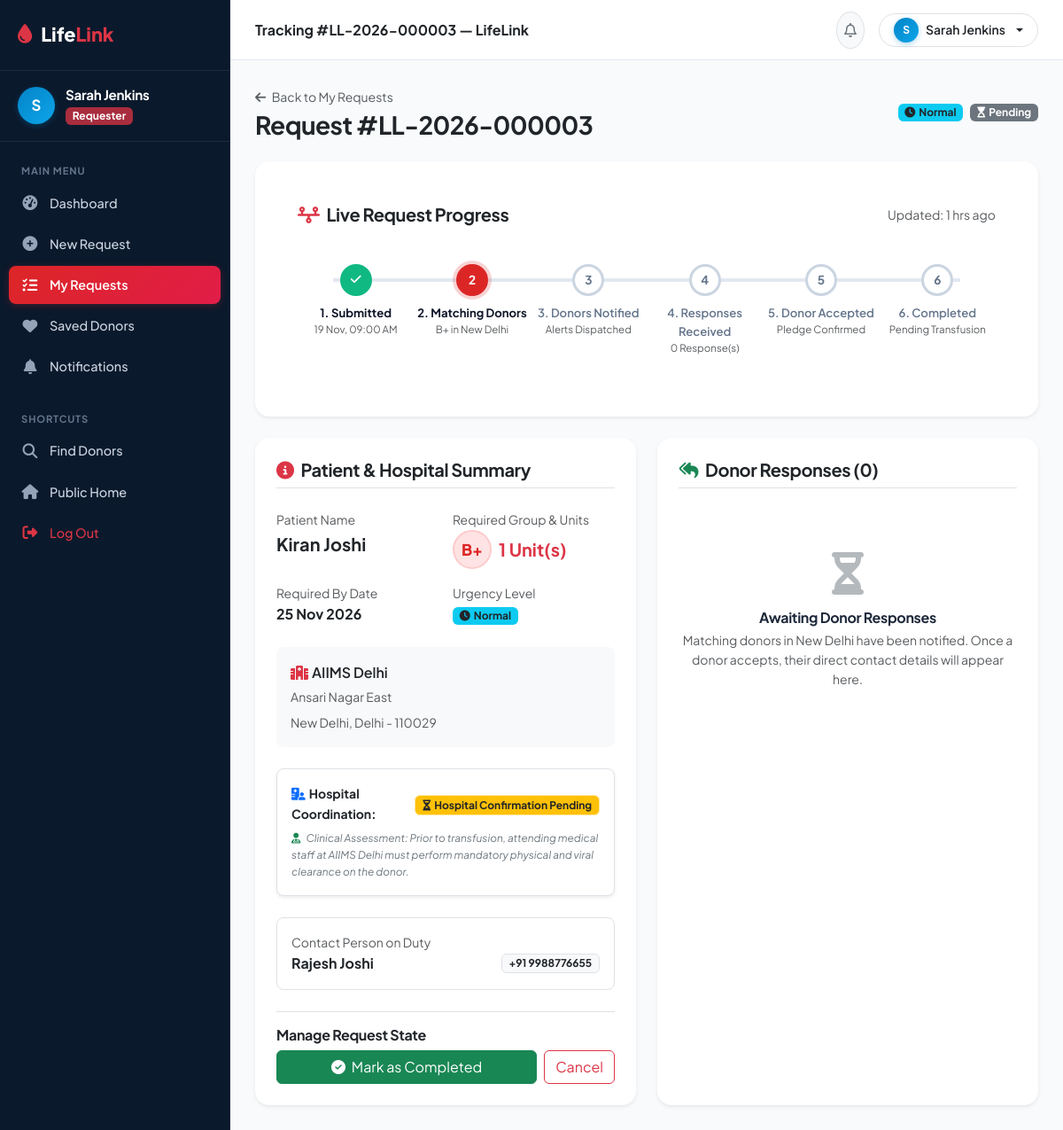
The app's page /requester/request_details.php?id=3 (signed in) with its own data.
### tables this page shows
CREATE TABLE IF NOT EXISTS `blood_requests` (
  `request_id` INT AUTO_INCREMENT PRIMARY KEY,
  `unique_request_number` VARCHAR(30) UNIQUE NOT NULL,
  `requester_id` INT NOT NULL,
  `patient_name` VARCHAR(100) NOT NULL,
  `blood_group` ENUM('A+', 'A-', 'B+', 'B-', 'AB+', 'AB-', 'O+', 'O-') NOT NULL,
  `units_required` INT NOT NULL DEFAULT 1,
  `hospital_name` VARCHAR(150) NOT NULL,
  `hospital_address` TEXT NOT NULL,
  `state` VARCHAR(100) NOT NULL,
  `city` VARCHAR(100) NOT NULL,
  `pin_code` VARCHAR(20) NOT NULL,
  `required_date` DATE NOT NULL,
  `urgency` ENUM('Normal', 'Urgent', 'Emergency') DEFAULT 'Normal',
  `additional_information` TEXT NULL,
  `contact_person` VARCHAR(100) NOT NULL,
  `contact_phone` VARCHAR(20) NOT NULL,
  `status` ENUM('Pending', 'Donors Notified', 'Donor Response Received', 'Accepted', 'In Progress', 'Completed', 'Cancelled') DEFAULT 'Pending',
  `hospital_confirmed` TINYINT(1) DEFAULT 0,
  `hospital_confirmed_at` TIMESTAMP NULL,
  `hospital_notes` TEXT NULL,
  `created_at` TIMESTAMP DEFAULT CURRENT_TIMESTAMP,
  `updated_at` TIMESTAMP DEFAULT CURRENT_TIMESTAMP ON UPDATE CURRENT_TIMESTAMP,
  CONSTRAINT `fk_requests_requester` FOREIGN KEY (`requester_id`) REFERENCES `users` (`user_id`) ON DELETE CASCADE
);

### requester/request_details.php (the view, shortened to what this page needs)
<?php
require_once __DIR__ . '/../includes/functions.php';
require_once __DIR__ . '/../includes/auth.php';
$currentUser = getCurrentUser();
$userId = $currentUser['user_id'];
$requestId = (int)($_GET['id'] ?? 0);
$stmt = $db->prepare("SELECT * FROM blood_requests WHERE request_id = ? AND requester_id = ?");
$stmt->execute([$requestId, $userId]);
$req = $stmt->fetch();
$respStmt = $db->prepare("SELECT rr.*, d.blood_group, d.city as donor_city, d.badges, u.full_name as donor_name, u.phone as donor_phone
                          FROM request_responses rr
                          JOIN donors d ON rr.donor_id = d.donor_id
                          JOIN users u ON d.user_id = u.user_id
                          WHERE rr.request_id = ?
                          ORDER BY (rr.response_status = 'Accepted') DESC, rr.response_date DESC");
$respStmt->execute([$requestId]);
$responses = $respStmt->fetchAll();
$timelineStage = 1;
if ($req['status'] === 'Pending') {
    $timelineStage = 2;
} elseif ($req['status'] === 'Donors Notified') {
    $timelineStage = 3;
} elseif ($req['status'] === 'Donor Response Received') {
    $timelineStage = 4;
} elseif (in_array($req['status'], ['Accepted', 'In Progress'])) {
    $timelineStage = 5;
} elseif ($req['status'] === 'Completed') {
    $timelineStage = 6;
}
require_once __DIR__ . '/../includes/header.php';
?>
<div class="dashboard-layout">
    <?php require_once __DIR__ . '/../includes/dashboard_sidebar.php'; ?>
    <div class="dashboard-main">
        <?php require_once __DIR__ . '/../includes/dashboard_topbar.php'; ?>
        <div class="dashboard-body">
            <div class="d-flex flex-wrap justify-content-between align-items-center mb-4">
                <div>
                    <a href="<?= BASE_URL ?>/requester/my_requests.php" class="text-muted small d-inline-block mb-1">
                        <i class="fa-solid fa-arrow-left me-1"></i> Back to My Requests
                    </a>
                    <h3 class="fw-bold mb-0 text-dark">
                        Request #<?= htmlspecialchars($req['unique_request_number']) ?>
                    </h3>
                </div>
                <div class="d-flex align-items-center gap-2 mt-2 mt-sm-0">
                    <?= getUrgencyBadge($req['urgency']) ?>
                    <?= getStatusBadge($req['status']) ?>
                </div>
            </div>
            <div class="card border-0 shadow-sm rounded-4 p-4 p-md-5 bg-white mb-4">
                <div class="d-flex justify-content-between align-items-center mb-4">
                    <h5 class="fw-bold text-dark mb-0"><i class="fa-solid fa-timeline text-danger me-2"></i>Live Request Progress</h5>
                    <small class="text-muted">Updated: <?= timeAgo($req['updated_at']) ?></small>
                </div>
                <?php if ($req['status'] === 'Cancelled'): ?>
                    <div class="alert alert-dark text-center py-4 mb-0">
                        <i class="fa-solid fa-ban fa-2x mb-2 text-secondary"></i>
                        <h6 class="fw-bold mb-1">Request Cancelled</h6>
                        <small class="text-muted">This blood request was cancelled by the requester.</small>
                    </div>
                <?php else: ?>
                    <div class="tracking-timeline">
                        <div class="timeline-step <?= $timelineStage >= 1 ? 'completed' : '' ?>">
                            <div class="step-node"><i class="fa-solid fa-check"></i></div>
                            <div class="step-label">1. Submitted</div>
                            <small class="text-muted d-block" style="font-size: 0.72rem;"><?= date('d M, h:i A', strtotime($req['created_at'])) ?></small>
                        </div>
                        <div class="timeline-step <?= $timelineStage > 2 ? 'completed' : ($timelineStage == 2 ? 'active' : '') ?>">
                            <div class="step-node"><?= $timelineStage > 2 ? '<i class="fa-solid fa-check"></i>' : '2' ?></div>
                            <div class="step-label">2. Matching Donors</div>
                            <small class="text-muted d-block" style="font-size: 0.72rem;"><?= htmlspecialchars($req['blood_group']) ?> in <?= htmlspecialchars($req['city']) ?></small>
                        </div>
                        <div class="timeline-step <?= $timelineStage > 3 ? 'completed' : ($timelineStage == 3 ? 'active' : '') ?>">
                            <div class="step-node"><?= $timelineStage > 3 ? '<i class="fa-solid fa-check"></i>' : '3' ?></div>
                            <div class="step-label">3. Donors Notified</div>
                            <small class="text-muted d-block" style="font-size: 0.72rem;">Alerts Dispatched</small>
                        </div>
                        <div class="timeline-step <?= $timelineStage > 4 ? 'completed' : ($timelineStage == 4 ? 'active' : '') ?>">
                            <div class="step-node"><?= $timelineStage > 4 ? '<i class="fa-solid fa-check"></i>' : '4' ?></div>
                            <div class="step-label">4. Responses Received</div>
                            <small class="text-muted d-block" style="font-size: 0.72rem;"><?= count($responses) ?> Response(s)</small>
                        </div>
                        <div class="timeline-step <?= $timelineStage > 5 ? 'completed' : ($timelineStage == 5 ? 'active' : '') ?>">
                            <div class="step-node"><?= $timelineStage > 5 ? '<i class="fa-solid fa-check"></i>' : '5' ?></div>
                            <div class="step-label">5. Donor Accepted</div>
                            <small class="text-muted d-block" style="font-size: 0.72rem;">Pledge Confirmed</small>
                        </div>
                        <div class="timeline-step <?= $timelineStage >= 6 ? 'completed' : '' ?>">
                            <div class="step-node"><?= $timelineStage >= 6 ? '<i class="fa-solid fa-check"></i>' : '6' ?></div>
                            <div class="step-label">6. Completed</div>
                            <small class="text-muted d-block" style="font-size: 0.72rem;"><?= $req['status'] === 'Completed' ? 'Life Saved' : 'Pending Transfusion' ?></small>
                        </div>
                    </div>
                <?php endif; ?>
            </div>
            <div class="row g-4">
                <div class="col-lg-6">
                    <div class="card border-0 shadow-sm rounded-4 p-4 bg-white h-100">
                        <h5 class="fw-bold text-dark mb-4 pb-2 border-bottom">
                            <i class="fa-solid fa-circle-info text-danger me-2"></i>Patient & Hospital Summary
                        </h5>
                        <div class="row g-3 mb-4">
                            <div class="col-6">
                                <label class="small text-muted d-block">Patient Name</label>
                                <strong class="fs-5 text-dark"><?= htmlspecialchars($req['patient_name']) ?></strong>
                            </div>
                            <div class="col-6">
                                <label class="small text-muted d-block">Required Group & Units</label>
                                <div class="d-flex align-items-center gap-2">
                                    <span class="blood-badge" style="width: 44px; height: 44px; font-size: 1.1rem;"><?= htmlspecialchars($req['blood_group']) ?></span>
                                    <span class="fw-bold text-danger fs-5"><?= (int)$req['units_required'] ?> Unit(s)</span>
                                </div>
                            </div>
                            <div class="col-6">
                                <label class="small text-muted d-block">Required By Date</label>
                                <strong class="text-dark fs-6"><?= date('d M Y', strtotime($req['required_date'])) ?></strong>
                            </div>
                            <div class="col-6">
                                <label class="small text-muted d-block">Urgency Level</label>
                                <div><?= getUrgencyBadge($req['urgency']) ?></div>
                            </div>
                        </div>
                        <div class="p-3 bg-light rounded-3 mb-4">
                            <strong class="d-block text-dark fw-semibold mb-1"><i class="fa-solid fa-hospital text-danger me-1"></i><?= htmlspecialchars($req['hospital_name']) ?></strong>
                            <p class="small text-muted mb-1"><?= nl2br(htmlspecialchars($req['hospital_address'])) ?></p>
                            <small class="text-muted"><?= htmlspecialchars($req['city']) ?>, <?= htmlspecialchars($req['state']) ?> - <?= htmlspecialchars($req['pin_code']) ?></small>
                        </div>
                        <div class="p-3 border rounded-3 mb-4 bg-white shadow-sm">
                            <div class="d-flex justify-content-between align-items-center mb-2">
                                <span class="small fw-bold text-dark"><i class="fa-solid fa-hospital-user text-primary me-1"></i>Hospital Coordination:</span>
                                <div><?= getHospitalConfirmationBadge($req['hospital_confirmed'] ?? 0) ?></div>
                            </div>
                            <div class="small text-secondary" style="font-size: 0.74rem;">
                                <i class="fa-solid fa-user-doctor text-success me-1"></i>
                                <em>Clinical Assessment: Prior to transfusion, attending medical staff at <?= htmlspecialchars($req['hospital_name']) ?> must perform mandatory physical and viral clearance on the donor.</em>
                            </div>
                        </div>
                        <div class="p-3 border rounded-3 mb-4">
                            <label class="small text-muted d-block">Contact Person on Duty</label>
                            <div class="d-flex justify-content-between align-items-center">
                                <strong class="text-dark"><?= htmlspecialchars($req['contact_person']) ?></strong>
                                <span class="badge bg-light text-dark border"><?= htmlspecialchars($req['contact_phone']) ?></span>
                            </div>
                        </div>
                        <?php if ($req['status'] !== 'Completed' && $req['status'] !== 'Cancelled'): ?>
                            <div class="mt-auto pt-3 border-top">
                                <h6 class="fw-bold text-dark mb-2">Manage Request State</h6>
                                <div class="d-flex gap-2">
                                    <button type="button" class="btn btn-success flex-grow-1" data-bs-toggle="modal" data-bs-target="#markCompletedModal">
                                        <i class="fa-solid fa-circle-check me-1"></i> Mark as Completed
                                    </button>
                                    <a href="<?= BASE_URL ?>/requester/my_requests.php?action=cancel&id=<?= $req['request_id'] ?>" class="btn btn-outline-danger" onclick="return confirmAction('Cancel this blood request?');">
                                        Cancel
                                    </a>
                                </div>
                            </div>
                        <?php endif; ?>
                    </div>
                </div>
                <div class="col-lg-6">
                    <div class="card border-0 shadow-sm rounded-4 p-4 bg-white h-100">
                        <div class="d-flex justify-content-between align-items-center mb-4 pb-2 border-bottom">
                            <h5 class="fw-bold text-dark mb-0">
                                <i class="fa-solid fa-reply-all text-success me-2"></i>Donor Responses (<?= count($responses) ?>)
                            </h5>
                        </div>
                        <?php if (empty($responses)): ?>
                            <div class="text-center py-5 text-muted">
                                <i class="fa-solid fa-hourglass-half fa-3x mb-3 text-secondary opacity-50"></i>
                                <h6 class="fw-bold mb-1">Awaiting Donor Responses</h6>
                                <p class="small mb-0" style="max-width: 380px; margin: 0 auto;">
                                    Matching donors in <?= htmlspecialchars($req['city']) ?> have been notified. Once a donor accepts, their direct contact details will appear here.
                                </p>
                            </div>
                        <?php endif; ?>
                    </div>
                </div>
            </div>
        </div>
    </div>
</div>
<?php require_once __DIR__ . '/../includes/dashboard_footer.php'; ?>

### records on screen
blood_requests: unique_request_number "LL-2026-000003", updated_at "1 hrs ago", created_at "19 Nov, 09:00 AM", blood_group "B+", city "New Delhi", patient_name "Kiran Joshi", units_required "1", required_date "25 Nov 2026", hospital_name "AIIMS Delhi", hospital_address "Ansari Nagar East", state "Delhi", pin_code "110029", contact_person "Rajesh Joshi", contact_phone "+91 9988776655"

### other values on screen
substr($currentUser['full_name'] ?? 'U', 0, 1) "S"
$currentUser['full_name'] "Sarah Jenkins"
$role "Requester"
$pageTitle "Tracking #LL-2026-000003 — LifeLink"
count($responses) "0"
